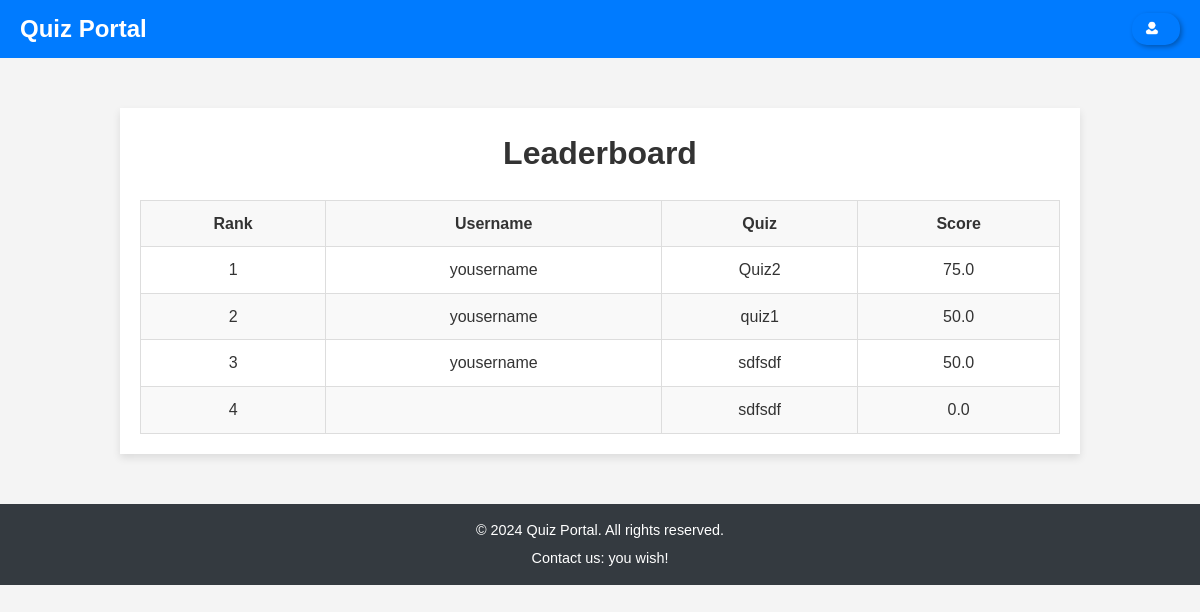
The app's page /leaderboard/, older data.
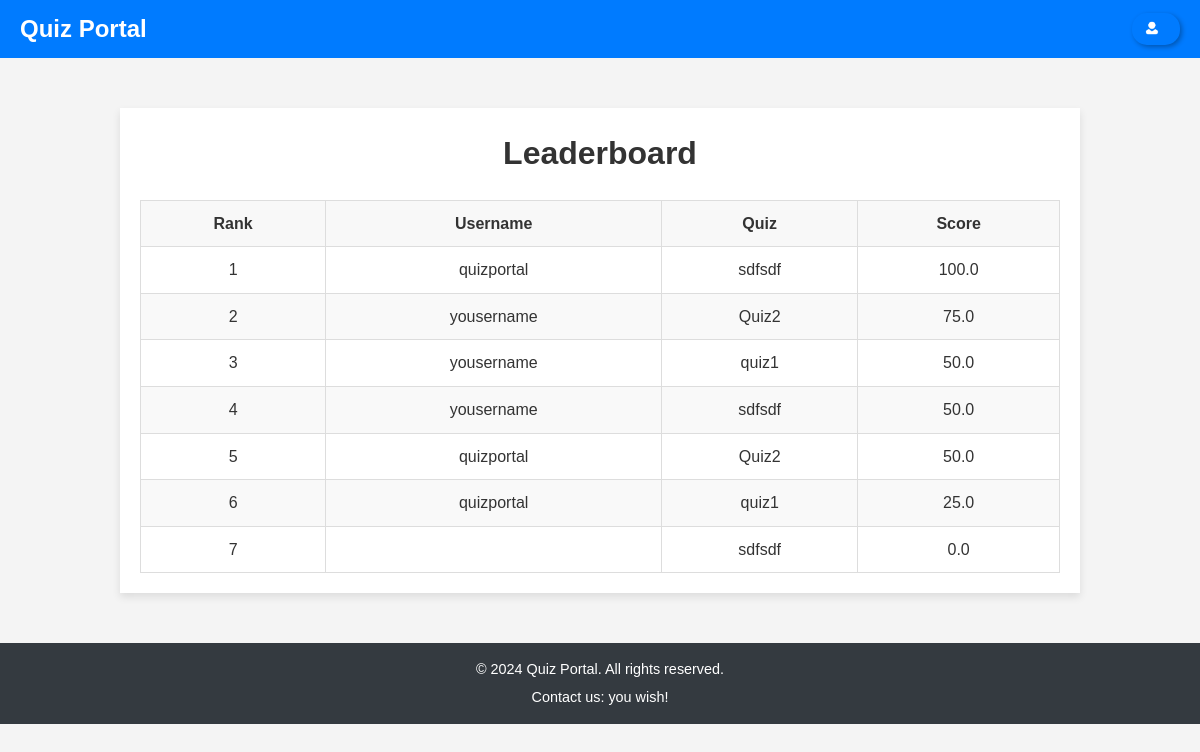
The same page, newer data.
### participation/models.py (models this page shows, shortened)
class Participant(models.Model):
    participant_id = models.UUIDField(primary_key=True, default=uuid.uuid4, editable=False)
    user = models.ForeignKey(User, on_delete=models.CASCADE, related_name="participations")
    quiz = models.ForeignKey(Quiz, on_delete=models.CASCADE, related_name="participants")
    score = models.FloatField(default=0.0)
    start_time = models.DateTimeField(default=now)
    end_time = models.DateTimeField(null=True, blank=True)

### core/models.py (models this page shows, shortened)
class User(AbstractUser):
    email = models.EmailField(unique=True)
    email_token = models.CharField(unique=True, max_length=200, null=True, blank=True)
    is_verified = models.BooleanField(default=False)
    USERNAME_FIELD = 'email'
    REQUIRED_FIELDS = ['username']

### quiz/models.py (models this page shows, shortened)
class Quiz(models.Model):
    PUBLIC = 'public'
    PRIVATE = 'private'
    QUIZ_TYPE_CHOICES = [
        (PUBLIC, 'Public'),
        (PRIVATE, 'Private'),
    ]
    quiz_id = models.UUIDField(primary_key=True, default=uuid.uuid4, editable=False)
    created_by = models.ForeignKey(settings.AUTH_USER_MODEL, on_delete=models.CASCADE, related_name="authored_quizzes", null=True)
    tags = models.ManyToManyField(Tag, related_name='quizzes', blank=True)  # Many-to-Many relation with Tag
    title = models.CharField(max_length=200)
    description = models.TextField(blank=True, null=True)
    quiz_type = models.CharField(
        max_length=10, choices=QUIZ_TYPE_CHOICES, default=PUBLIC
    )
    password = models.CharField(max_length=50, blank=True, null=True)
    duration = models.DurationField(help_text="Duration in HH:MM:SS format")
    expiry_date = models.DateTimeField(help_text="Quiz expiration date and time", null=True, blank=True)
    can_view_score_immediately = models.BooleanField(default=False)
    created_at = models.DateTimeField(auto_now_add=True)
    class Meta:
        ordering = ['-created_at'] # Order quizzes by creation date (latest first)

### leaderboard/views.py (the view)
# urls.py: path('leaderboard/', include('leaderboard.urls')), #for leaderboard
def leaderboard(request):
    participants = Participant.objects.all().order_by('-score')  # Order by score in descending order
    for i, participant in enumerate(participants):
        participant.rank = i + 1  # Rank starts from 1
    return render(request, 'leaderboard/leaderboard.html', {
        'participants': participants,
    })

### leaderboard/templates/leaderboard/leaderboard.html (shortened to what this page needs)
{% extends 'base.html' %}
{% load static %}
{% block styles %}
<link rel="stylesheet" href="{% static 'css/leaderboard.css' %}">
{% endblock %}
{% block content %}
<div class="leaderboard-container">
    <h1>Leaderboard</h1>
    <table class="leaderboard-table">
        <thead>
            <tr>
                <th>Rank</th>
                <th>Username</th>
                <th>Quiz</th>
                <th>Score</th>
            </tr>
        </thead>
        <tbody>
            {% for participant in participants %}
            <tr>
                <td>{{ participant.rank }}</td>
                <td>{{ participant.user.username }}</td>
                <td>{{ participant.quiz.title }}</td>
                <td>{{ participant.score }}</td>
            </tr>
            {% endfor %}
        </tbody>
    </table>
</div>
{% endblock %}

### templates/base.html (shortened to what this page needs)
<!DOCTYPE html>
{% load static %}
<html lang="en">
<head>
    <link rel="stylesheet" href="{% static 'css/style.css' %}">
    {% block styles %}{% endblock %}
</head>
<body>
    {% block navbar %}
    <nav class="navbar">
        <div class="container">
            <a href="{% url 'homepage' %}" class="logo">Quiz Portal</a>
            <ul class="nav-links">
                <li class="profile-dropdown">
                    <div class="user-dropdown-container">
                        <a href="#" class="user-dropdown-toggle">
                            <img src="{% static 'images/user_icon.png' %}" alt="User Icon" class="user-icon">
                        </a>
                    </div>
                </li>
            </ul>
        </div>
    </nav>
    {% endblock %}
    <main>
        {% block content %}{% endblock %}
    </main>
    {% block footer %}
    <footer class="footer">
        <div class="container">
            <p>&copy; 2024 Quiz Portal. All rights reserved.</p>
            <p>Contact us: you wish!</p>
        </div>
    </footer>
    {% endblock %}
</body>
</html>

### static/css/style.css (style rules this page uses)
* { margin: 0; padding: 0; box-sizing: border-box; }
body { font-family: Arial, sans-serif; line-height: 1.6; background-color: #f8f9fa; color: #333; }
.navbar { background-color: #007bff; color: #fff; padding: 10px 20px; }
.navbar .container { display: flex; justify-content: space-between; align-items: center; }
.navbar .logo { font-size: 1.5rem; font-weight: bold; color: #fff; text-decoration: none; }
.navbar .nav-links { list-style: none; display: flex; gap: 15px; }
.navbar .nav-links li { display: inline; border-radius: 15px; box-shadow: 2px 2px 5px rgba(.25, 0, 0, 0.30); }
.navbar .nav-links a { color: #fff; text-decoration: none; padding: 5px 10px; display: flex; align-items: center; }
.user-icon { width: 20px; height: 20px; margin-right: 8px; }
.footer { background-color: #343a40; color: #fff; text-align: center; padding: 10px 20px; margin-top: auto; }
.footer p { margin: 5px 0; font-size: 0.9rem; }
.user-dropdown-container { position: relative; display: inline-block; align-items: center; }
.user-dropdown-toggle { display: flex; align-items: center; text-decoration: none; color: #007bff; cursor: pointer; }

### static/css/leaderboard.css (style rules this page uses)
body { font-family: Arial, sans-serif; background-color: #f4f4f4; margin: 0; padding: 0; }
.leaderboard-container { width: 80%; margin: 50px auto; background-color: #fff; padding: 20px; box-shadow: 0 4px 8px rgba(0, 0, 0, 0.1); }
h1 { text-align: center; color: #333; }
.leaderboard-table { width: 100%; border-collapse: collapse; margin-top: 20px; }
.leaderboard-table th, .leaderboard-table td { padding: 10px; text-align: center; border: 1px solid #ddd; }
.leaderboard-table th { background-color: #f8f8f8; font-weight: bold; }
.leaderboard-table tr:nth-child(even) { background-color: #f9f9f9; }

Row changes from the older to the newer data that the page shows:
added Participant: rank "1", user.username "quizportal", quiz "sdfsdf", score "100.0"
computed for Participant (number 2 of 7 on the later page): rank "1" → "2"
computed for Participant (number 3 of 7 on the later page): rank "2" → "3"
computed for Participant (number 4 of 7 on the later page): rank "3" → "4"
added Participant: rank "5", user.username "quizportal", quiz "Quiz2", score "50.0"
added Participant: rank "6", user.username "quizportal", quiz "quiz1", score "25.0"
computed for Participant (number 7 of 7 on the later page): rank "4" → "7"
